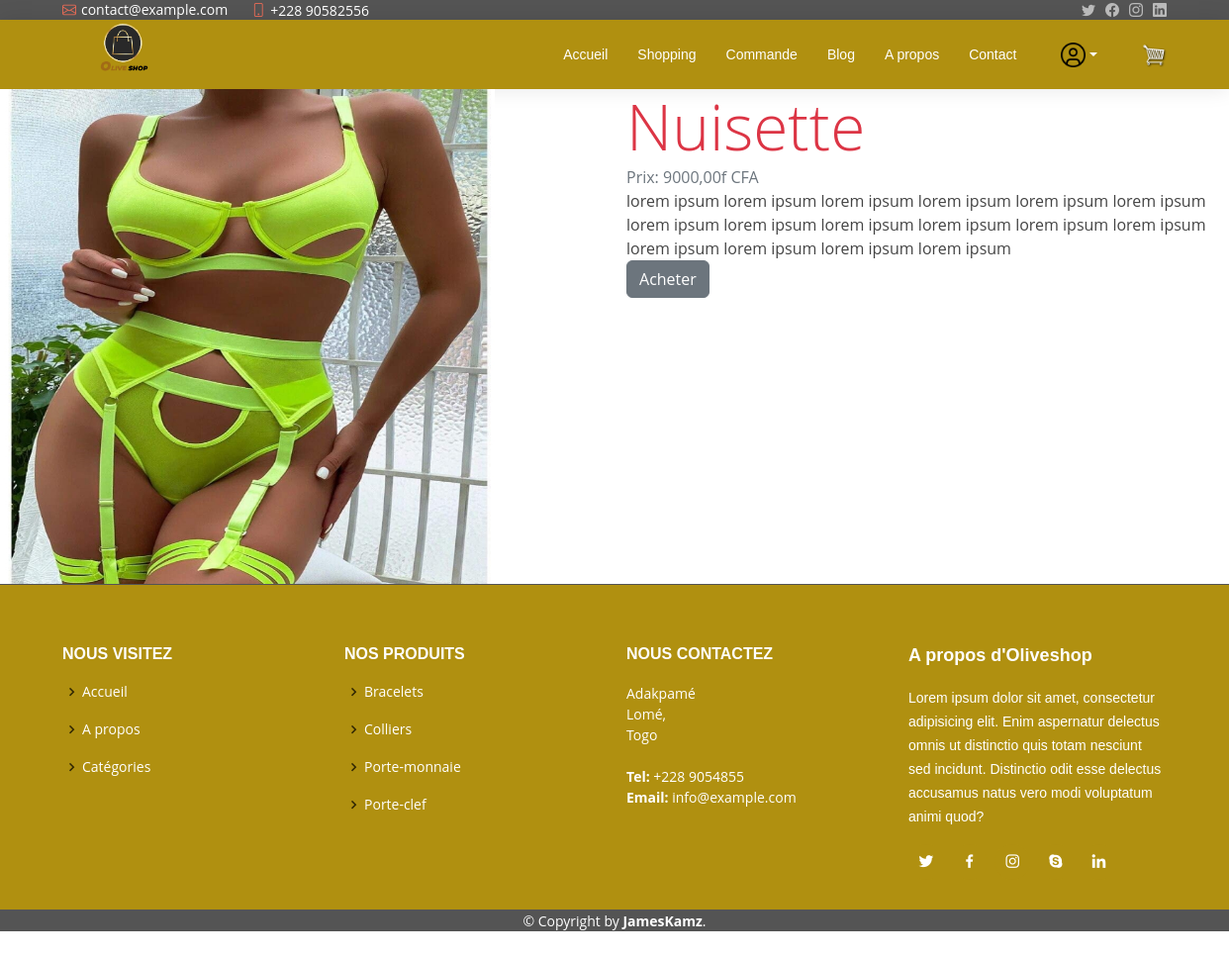
The page /1 on the database its author committed.
### home/models.py (models this page shows, shortened)
class Product(models.Model):
    date_created=models.DateTimeField(auto_now_add=True)
    date_updated=models.DateTimeField(auto_now=True)
    active=models.BooleanField(default=True)
    name=models.CharField(max_length=100)
    description=models.TextField(blank=True, null=True)
    cover_image=models.ImageField(upload_to='')
    price=models.DecimalField(max_digits=9, decimal_places=2)
    number=models.PositiveIntegerField(default=1)
    category=models.ForeignKey(Category, on_delete=models.CASCADE )

### home/views.py (the view)
# urls.py: path('<str:id>', views.detail, name='detail'),
def detail(request, id):
    product=Product.objects.get(pk=id)
    return render(request, 'detail.html', {'product':product})

### templates/detail.html (shortened to what this page needs)
{% extends 'base.html' %}
{% load widget_tweaks %}
{% block content %}
<div class="row">
    <div class="col-md-6">
        <div>
           <img src="{{product.cover_image.url}}" width="500px" height="500px" alt="{{product.name}}">
        </div>
    </div>
    <div class="col-md-6">
        <div class="text-danger display-3">
            {{ product.name }}
        </div>
        <div class="text-secondary">
           Prix:  {{ product.price }}f CFA
        </div>
        <div>
            {{ product.description }}
        </div>
        <div>
            <a href=""><button class="btn btn-secondary add-to-cart" data-product-id="{{ product.id }}">Acheter</button></a>
        </div>
    </div>
</div>
{% endblock content %}

### static/customize/style.css (style rules this page uses)
body { font-family: "Open Sans", sans-serif; color: #444444; }
a { color: #e96b56; text-decoration: none; }

### rows shown on the page
Product: cover_image (picture), name "Nuisette", price "9000,00", description "lorem ipsum lorem ipsum lorem ipsum lorem ipsum lorem ipsum lorem ipsum lorem ipsum lorem ipsum lorem ipsum lorem ipsum lorem ipsum lorem ipsum lorem ipsum lorem ipsum lorem ipsum lorem ipsum"
